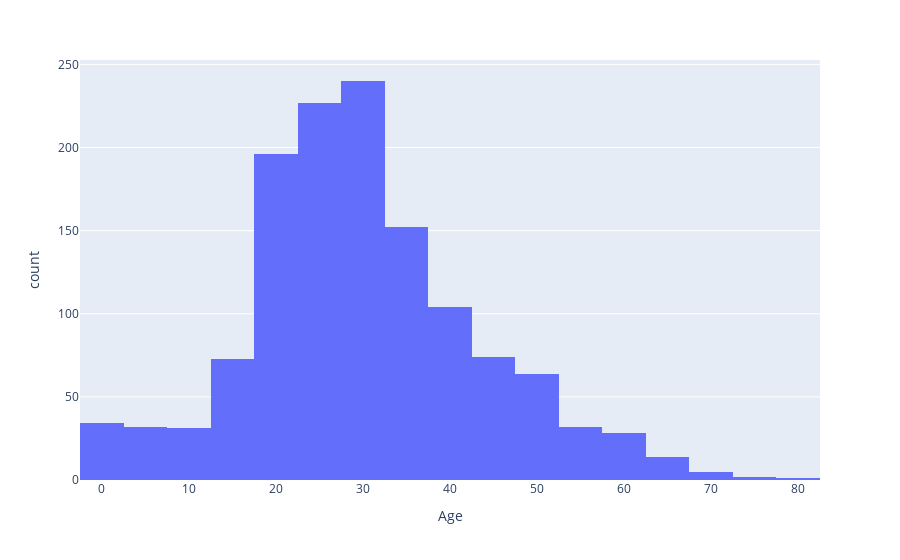

The code cell stored with this chart in its notebook:
### Code cell
px.histogram(data_frame=titanic,
             x='Age',
             nbins=20)

### Figure 1 — Plotly figure (JSON) as saved in the notebook; plotly's stock layout.template omitted (floating-point values rounded to 4 significant figures; data arrays with more than 128 entries replaced by an {"elided": "..."} marker saying what was removed)
{"data": [{"alignmentgroup": "True", "bingroup": "x", "hoverlabel": {"namelength": 0}, "hovertemplate": "Age=%{x}<br>count=%{y}", "legendgroup": "", "marker": {"color": "#636efa"}, "name": "", "nbinsx": 20, "offsetgroup": "", "orientation": "v", "showlegend": false, "type": "histogram", "x": {"elided": "1309 float values"}, "xaxis": "x", "yaxis": "y"}], "layout": {"barmode": "relative", "legend": {"tracegroupgap": 0}, "margin": {"t": 60}, "xaxis": {"anchor": "y", "domain": [0, 1], "title": {"text": "Age"}}, "yaxis": {"anchor": "x", "domain": [0, 1], "title": {"text": "count"}}}}
